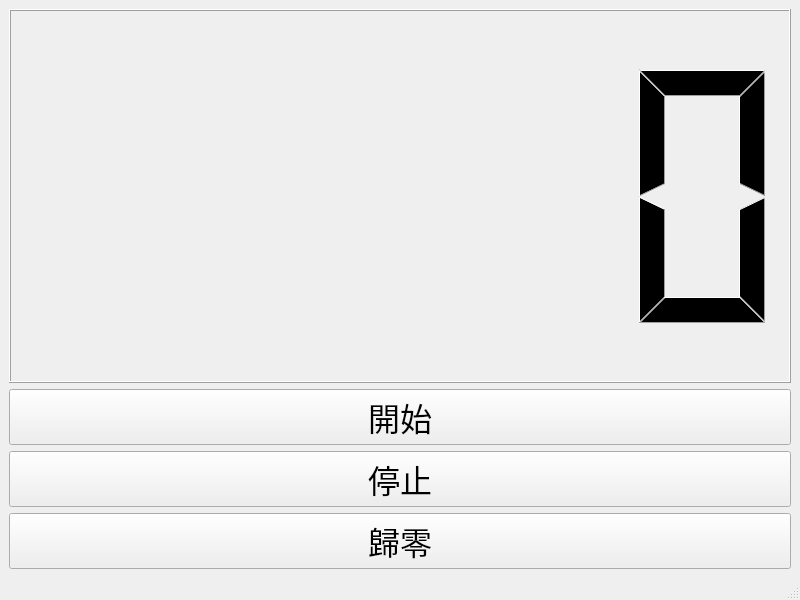
<?xml version="1.0" encoding="UTF-8"?>
<ui version="4.0">
 <class>MainWindow</class>
 <widget class="QMainWindow" name="MainWindow">
  <property name="geometry">
   <rect>
    <x>0</x>
    <y>0</y>
    <width>800</width>
    <height>600</height>
   </rect>
  </property>
  <property name="windowTitle">
   <string>MainWindow</string>
  </property>
  <widget class="QWidget" name="centralwidget">
   <layout class="QGridLayout" name="gridLayout">
    <item row="0" column="0">
     <layout class="QVBoxLayout" name="verticalLayout">
      <item>
       <widget class="QLCDNumber" name="QLCD_Num"/>
      </item>
      <item>
       <widget class="QPushButton" name="QPB_Start">
        <property name="font">
         <font>
          <family>微軟正黑體</family>
          <pointsize>24</pointsize>
         </font>
        </property>
        <property name="text">
         <string>開始</string>
        </property>
       </widget>
      </item>
      <item>
       <widget class="QPushButton" name="QPB_Stop">
        <property name="font">
         <font>
          <family>微軟正黑體</family>
          <pointsize>24</pointsize>
         </font>
        </property>
        <property name="text">
         <string>停止</string>
        </property>
       </widget>
      </item>
      <item>
       <widget class="QPushButton" name="QPB_Reset">
        <property name="font">
         <font>
          <family>微軟正黑體</family>
          <pointsize>24</pointsize>
         </font>
        </property>
        <property name="text">
         <string>歸零</string>
        </property>
       </widget>
      </item>
     </layout>
    </item>
   </layout>
  </widget>
  <widget class="QMenuBar" name="menubar">
   <property name="geometry">
    <rect>
     <x>0</x>
     <y>0</y>
     <width>800</width>
     <height>29</height>
    </rect>
   </property>
  </widget>
  <widget class="QStatusBar" name="statusbar"/>
 </widget>
 <resources/>
 <connections/>
</ui>
